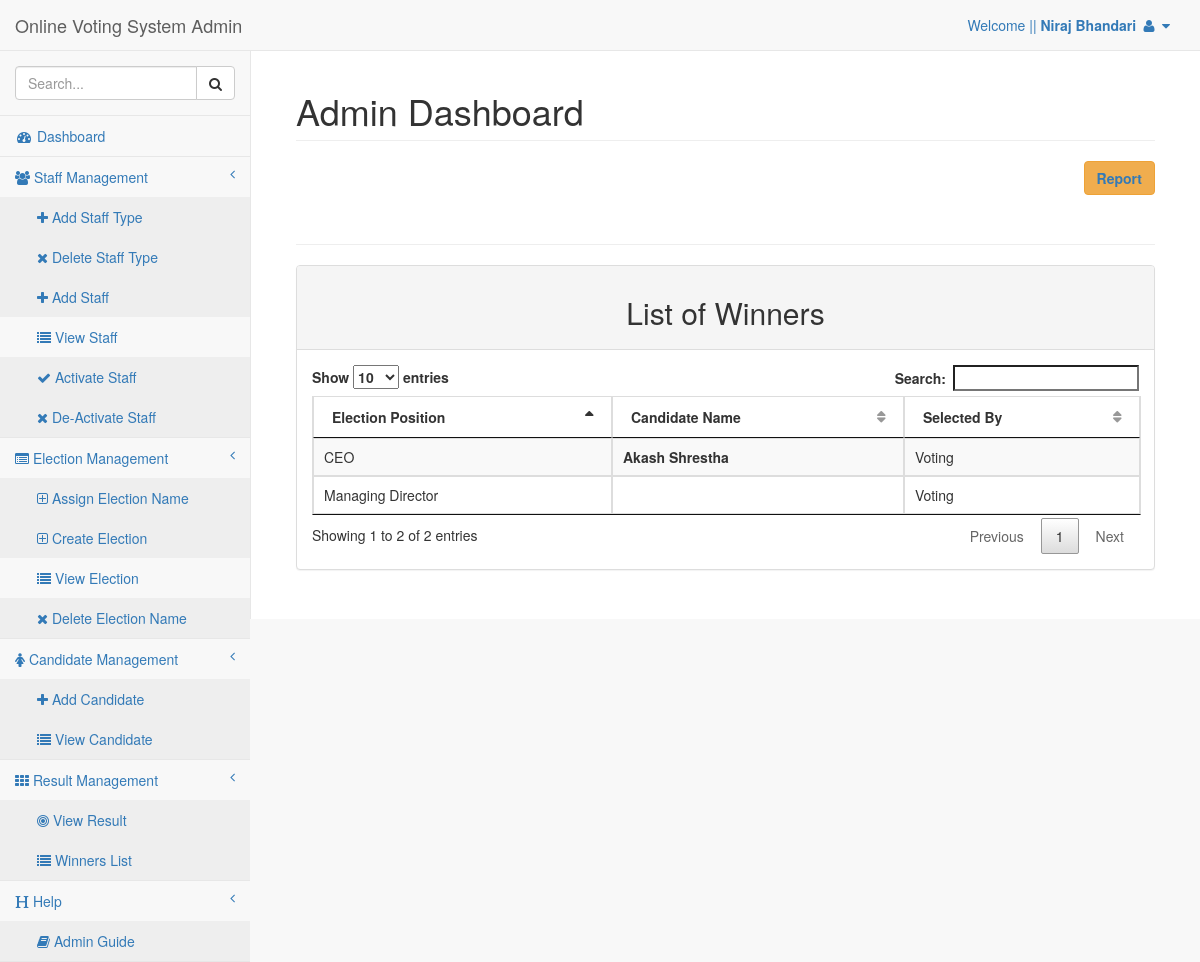
Screenshot of /admin/winners_list.php (signed in) with the database file from the repository.
### tables this page shows
CREATE TABLE `tbl_election` (
  `Election_Id` int(11) NOT NULL,
  `Position` varchar(60) NOT NULL,
  `Detail` text,
  `Date` date NOT NULL,
  `Parent_Id` int(11) NOT NULL
);

CREATE TABLE `tbl_candidate` (
  `Candidate_Id` int(11) NOT NULL,
  `Name` varchar(60) NOT NULL,
  `Election_Id` int(11) NOT NULL,
  `Email` varchar(100) NOT NULL,
  `Detail` text,
  `Photo` varchar(255) NOT NULL,
  `Parent_Id` int(11) NOT NULL
);

### admin/class/election.php (called while the page is built, shortened)
<?php
require_once('database.php');
class Election extends database{
  function selectAllElection(){
    $sql = "Select * from tbl_election";
    return $this->select($sql);
  }
  function countCandidates(){
     $sql = "Select count(candidate_id) as candidate from tbl_candidate where election_id='$this->id' ";
      return $this->select($sql);
    }
}
?>

### admin/class/database.php (called while the page is built, shortened)
<?php
 class Database {
 	var $conn;
 	function connect(){
 	 $this->conn = new mysqli('localhost','root','','db_election');
 	}
 	function select($sql){
 	 $res = $this->conn->query($sql);
 	 $data = array();
 	 if ($res->num_rows > 0) {
 	 	while ($sdata = $res->fetch_object()) {
 	 		array_push($data, $sdata);
 	 	}
 	 }
 	 return $data;
 	}
 }
?>

### admin/class/candidate.php (called while the page is built, shortened)
<?php
require_once('database.php');
 Class Candidate extends Database{
   function selectAllCandidate(){
   	$sql = "Select * from tbl_candidate ";
   	return $this->select($sql);
   }
 }
?>

### admin/class/result.php (called while the page is built, shortened)
<?php
require_once('database.php');
Class Result extends Database{
 public $vote_id,  $election_id,  $candidate_id,  $staff_id, $parent_id,  $vote_count;
  function countEachCandidateVotes(){
    $sql = "SELECT candidate_id, max(count)
             FROM (SELECT candidate_id, count(candidate_id) AS count
      FROM tbl_vote_count
      where election_id = '$this->election_id'
      group by candidate_id
      order by count(candidate_id)
      ) AS temp";
     $vote = $this->select($sql);
     foreach ($vote as $vo ) {
       return $vo->candidate_id;
     }
 }
}
?>

### admin/winners_list.php (the view, shortened to what this page needs)
<!DOCTYPE html>
<html lang="en">
<head>
    <link href="bower_components/bootstrap/dist/css/bootstrap.min.css" rel="stylesheet">
     <link href="dist/css/jquery.dataTables.min.css" rel="stylesheet">
    <link href="bower_components/metisMenu/dist/metisMenu.min.css" rel="stylesheet">
    <link href="dist/css/sb-admin-2.css" rel="stylesheet">
    <link href="bower_components/font-awesome/css/font-awesome.min.css" rel="stylesheet" type="text/css">
</head>
<body>
    <div id="wrapper">
        <nav class="navbar navbar-default navbar-static-top" role="navigation" style="margin-bottom: 0">
            <div class="navbar-header">
                <a class="navbar-brand" href="dashboard.php">Online Voting System Admin</a>
            </div>
            <ul class="nav navbar-top-links navbar-right">
                <li class="dropdown">
                    <a class="dropdown-toggle" data-toggle="dropdown" href="#">
                     Welcome || <b><?php echo $_SESSION ['name']; ?></b>  <i class="fa fa-user fa-fw"></i>  <i class="fa fa-caret-down"></i>
                    </a>
                </li>
            </ul>
            <div class="navbar-default sidebar" role="navigation">
                <div class="sidebar-nav navbar-collapse">
                    <ul class="nav" id="side-menu">
                        <li class="sidebar-search">
                            <div class="input-group custom-search-form">
                                <input type="text" class="form-control" placeholder="Search...">
                                <span class="input-group-btn">
                                    <button class="btn btn-default" type="button">
                                        <i class="fa fa-search"></i>
                                    </button>
                                </span>
                            </div>
                        </li>
                        <li>
                            <a href="dashboard.php"><i class="fa fa-dashboard fa-fw"></i> Dashboard</a>
                        </li>
                         <li>
                            <a href="#"><i class="fa fa-group "></i> Staff Management<span class ="fa arrow"></span></a>
                            <ul class="nav nav-second-level">
                                <li>
                                    <a class="active" href="add_staff_type.php"><i class="fa fa-plus"></i> Add Staff Type</a>
                                </li>
                                <li>
                                    <a class="active" href="delete_staff_type.php"><i class="fa fa-user fa-times"></i> Delete Staff Type</a>
                                </li>
                                <li>
                                    <a class="active" href="add_staff.php"><i class="fa fa-plus"></i> Add Staff</a>
                                </li>
                                <li>
                                    <a href="view_staff.php"><i class="fa fa-list"></i> View Staff</a>
                                </li>
                                 <li>
                                    <a class="active" href="activate_staff.php"><i class="fa fa-user fa-check"></i> Activate Staff</a>
                                </li>
                                 <li>
                                    <a class="active" href="deactivate_staff.php"><i class="fa fa-user fa-times"></i> De-Activate Staff</a>
                                </li>
                            </ul>
                        </li>
                         <li>
                            <a href="#"><i class="fa  fa-list-alt"></i> Election Management<span class ="fa arrow"></span></a>
                            <ul class="nav nav-second-level">
                            <li>
                                    <a class="active" href="assign_election_name.php"><i class="fa fa-plus-square-o"></i> Assign Election Name</a>
                                </li>
                                <li>
                                    <a class="active" href="create_election.php"><i class="fa fa-plus-square-o"></i> Create Election</a>
                                </li>
                                <li>
                                    <a href="list_election.php"><i class="fa fa-list"></i> View Election</a>
                                </li>
                                <li>
                                    <a class="active" href="delete_election_name.php"><i class="fa fa-user fa-times"></i> Delete Election Name</a>
                                </li>
                            </ul>
                        </li>
                         <li>
                            <a href="#"><i class="fa   fa-female "></i> Candidate Management<span class ="fa arrow"></span></a>
                            <ul class="nav nav-second-level">
                                <li>
                                    <a class="active" href="add_candidate.php"><i class="fa fa-plus"></i> Add Candidate</a>
                                </li>
                                                                <li>
                                    <a class="active" href="list_candidate.php"><i class="fa fa-list"></i> View Candidate</a>
                                </li>
                            </ul>
                        </li>
                        <li>
                            <a href="#"><i class="fa fa-th "></i> Result Management<span class ="fa arrow"></span></a>
                            <ul class="nav nav-second-level">
                               <li>
                                    <a class="active" href="search_result.php"><i class="fa fa-bullseye"></i> View Result</a>
                                </li>
                                <li>
                                    <a class="active" href="search_winners.php"><i class="fa fa-list"></i> Winners List</a>
                                </li>
                            </ul>
                        </li>
                        <li>
                            <a href="#"><i class="fa fa-header "></i> Help<span class ="fa arrow"></span></a>
                            <ul class="nav nav-second-level">
                               <li>
                                    <a class="active" href="admin_guide/admin_manual.pdf"><i class="fa fa-book"></i> Admin Guide</a>
                                </li>
                            </ul>
                        </li>
                    </ul>
                </div>
            </div>
        </nav>
<?php
 require_once('class/election.php');
 $election = new Election();
 $electData = $election->selectAllElection();
 require_once('class/result.php');
 $result = new Result();
 require_once('class/candidate.php');
 $candidate = new Candidate();
 $canData = $candidate->selectAllCandidate();
?>
<div id="page-wrapper"  >
            <div class="container-fluid" >
                <div class="row">
                    <div class="col-lg-12">
                        <h1 class="page-header">Admin Dashboard</h1>
                        <button  style="float:right;" class="btn btn-warning btn-mini"><a href="javascript:Clickheretoprint()"> <b>Report</b></button></a>
                    </div>
                </div>
                 <div class="row" id="content">
                <div class="col-lg-12" >
                <h1 class="page-header" align="center"><?php echo $en[0]->Name;?> </h1>
                    <div class="panel panel-default">
                        <div class="panel-heading" align="center">
                          <h2>List of Winners</h2>
                        </div>
                        <div class="panel-body">
                             <div class="dataTable_wrapper" >
                                <table width="100%"  border="sloid 2px" class="table table-striped table-bordered table-hover" id="viewtable">
                                    <thead>
                                        <tr>
                                            <th>Election Position</th>
                                            <th>Candidate Name</th>
                                            <th>Selected By</th>
                                        </tr>
                                    </thead>
                                      <?php $today = gmdate('Y-m-d');
                                       foreach ($electData as $ed) {
                                          if ($today >= $ed->Date) {  ?>
                                      <tr>
                                      <td><?php echo $ed->Position;  ?> </td>
                                      <td><b><?php foreach ($canData as $cd ) {
                                        if ($ed->Election_Id == $cd->Election_Id) {
                                            $election->id = $ed->Election_Id;
                                            $result->election_id = $ed->Election_Id;
                                            $no_of_candidate = $election->countCandidates();
                                            $no_of_candidate = $no_of_candidate[0];
                                            if ($no_of_candidate->candidate == 1) {
                                               echo $cd->Name;
                                            }else{
                                            $vote_obtained = $result->countEachCandidateVotes();
                                            if ($vote_obtained == $cd->Candidate_Id) {
                                             echo $cd->Name;
                                            }
                                                                                    }
                                      } } ?></b></td>
                                      <td> <?php if ($no_of_candidate->candidate == 1) {
                                               echo "Lone Candidate";
                                            }else{
                                                echo "Voting";
                                                } ?> </td>
                                     <?php
                                      } }  ?>
                                     </tr>
                                </table>
                            </div>
                        </div>
                    </div>
                </div>
            </div>
            </div>
        </div>
<?php require_once "include/footer.php";?>

### rows the page displays
tbl_election: Position "CEO"
tbl_candidate: Name "Akash Shrestha"
tbl_election: Position "Managing Director"

### other values shown
$_SESSION ['name'] "Niraj Bhandari"
